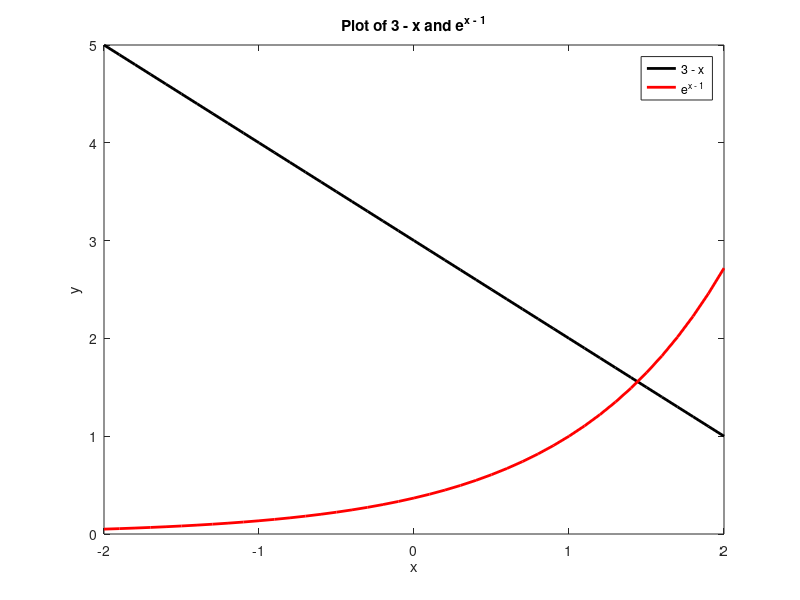
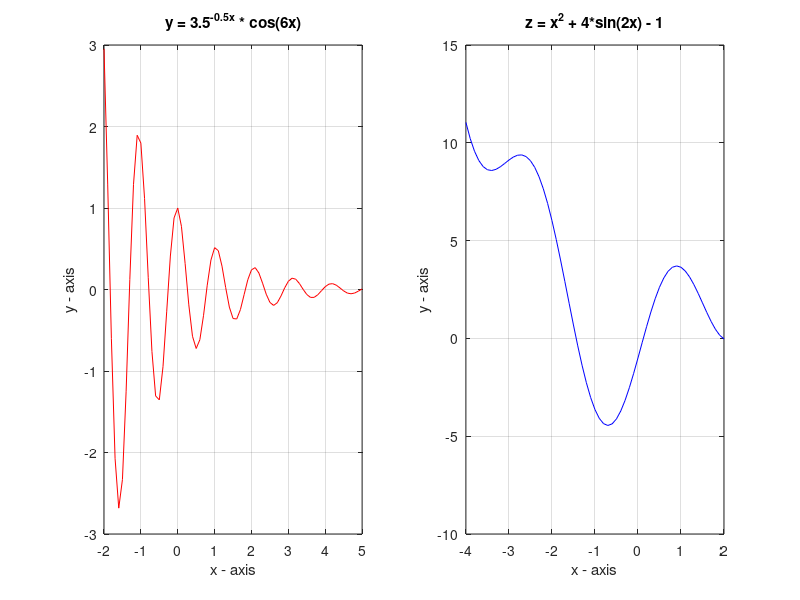

These charts were generated, in order, by the following MATLAB code:
% Find approximate root of equation 3-x = e^(x-1)
% such that -2 <= x <= 2

% Define the x values
x = -2:0.1:2;

% Define the functions
y1 = 3 - x;
y2 = exp(x - 1);

% Plot the functions
figure;
plot(x, y1, 'k', 'LineWidth', 2); % Plot y1 in black
hold on;
plot(x, y2, 'r', 'LineWidth', 2); % Plot y2 in red
hold off;

% Add titles and labels
title('Plot of 3 - x and e^{x - 1}');
xlabel('x');
ylabel('y');
legend('3 - x', 'e^{x - 1}');

%%
% Divide figure window into two equal parts to plot
% 1) y = 3.5^(-0.5x)*cos(6x), -2 <= x <= 5
% 2) z = x^2 + 4*sin(2x) - 1, -4 <= x <= 2

% Define x ranges
x1 = -2:0.1:5; % For function 1
x2 = -4:0.1:2; % For function 2

% Define the functions
y = (3.5 .^ (-0.5 .* x1)) .* cos(6 .* x1);
z = (x2 .^ 2) + 4 .* sin(2 .* x2) - 1;

% Create subplots
figure;

% Plot 1: y = 3.5^(-0.5x)*cos(6x)
subplot(1, 2, 1);
plot(x1, y, 'r'); % Plot in red
xlabel('x - axis');
ylabel('y - axis');
title('y = 3.5^{-0.5x} * cos(6x)');
grid on;

% Plot 2: z = x^2 + 4*sin(2x) - 1
subplot(1, 2, 2);
plot(x2, z, 'b'); % Plot in blue
xlabel('x - axis');
ylabel('y - axis');
title('z = x^2 + 4*sin(2x) - 1');
grid on;

